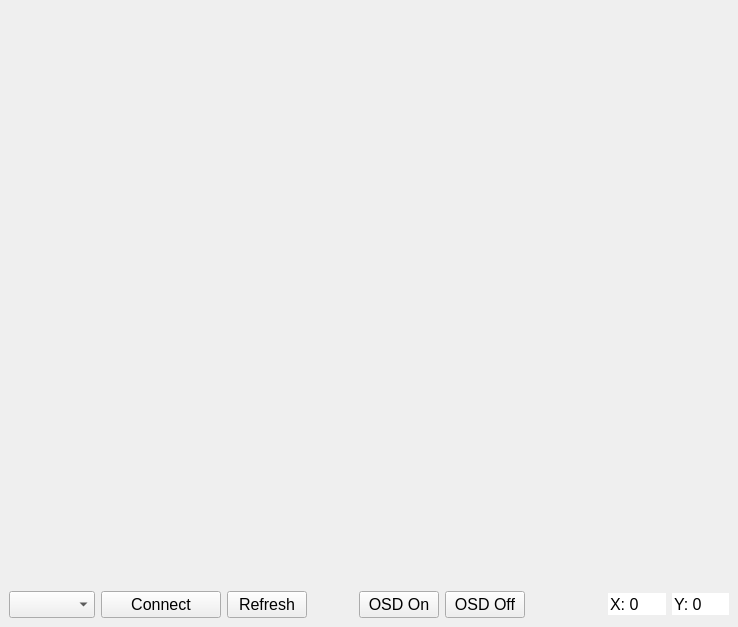
<?xml version="1.0" encoding="UTF-8"?>
<ui version="4.0">
 <class>MainWindow</class>
 <widget class="QMainWindow" name="MainWindow">
  <property name="geometry">
   <rect>
    <x>0</x>
    <y>0</y>
    <width>738</width>
    <height>627</height>
   </rect>
  </property>
  <property name="minimumSize">
   <size>
    <width>738</width>
    <height>627</height>
   </size>
  </property>
  <property name="maximumSize">
   <size>
    <width>738</width>
    <height>627</height>
   </size>
  </property>
  <property name="windowTitle">
   <string>MainWindow</string>
  </property>
  <widget class="QWidget" name="centralwidget">
   <layout class="QGridLayout" name="gridLayout">
    <item row="1" column="2">
     <widget class="QPushButton" name="pushButtonRefresh">
      <property name="font">
       <font>
        <pointsize>12</pointsize>
       </font>
      </property>
      <property name="text">
       <string>Refresh</string>
      </property>
     </widget>
    </item>
    <item row="1" column="0">
     <widget class="QComboBox" name="comboBoxSerialPortNames">
      <property name="font">
       <font>
        <pointsize>12</pointsize>
       </font>
      </property>
     </widget>
    </item>
    <item row="0" column="0" colspan="11">
     <widget class="QWidget" name="widgetRenderer" native="true">
      <property name="minimumSize">
       <size>
        <width>0</width>
        <height>0</height>
       </size>
      </property>
      <property name="maximumSize">
       <size>
        <width>16777215</width>
        <height>16777215</height>
       </size>
      </property>
      <property name="styleSheet">
       <string notr="true"/>
      </property>
     </widget>
    </item>
    <item row="1" column="9">
     <widget class="QSpinBox" name="spinBoxX_Error">
      <property name="font">
       <font>
        <pointsize>12</pointsize>
       </font>
      </property>
      <property name="frame">
       <bool>false</bool>
      </property>
      <property name="alignment">
       <set>Qt::AlignLeading|Qt::AlignLeft|Qt::AlignVCenter</set>
      </property>
      <property name="readOnly">
       <bool>true</bool>
      </property>
      <property name="buttonSymbols">
       <enum>QAbstractSpinBox::NoButtons</enum>
      </property>
      <property name="keyboardTracking">
       <bool>false</bool>
      </property>
      <property name="prefix">
       <string>X: </string>
      </property>
      <property name="minimum">
       <number>-360</number>
      </property>
      <property name="maximum">
       <number>360</number>
      </property>
     </widget>
    </item>
    <item row="1" column="4">
     <widget class="QPushButton" name="pushButtonOSD_On">
      <property name="font">
       <font>
        <pointsize>12</pointsize>
       </font>
      </property>
      <property name="text">
       <string>OSD On</string>
      </property>
     </widget>
    </item>
    <item row="1" column="1">
     <widget class="QPushButton" name="pushButtonConnect">
      <property name="minimumSize">
       <size>
        <width>120</width>
        <height>0</height>
       </size>
      </property>
      <property name="font">
       <font>
        <pointsize>12</pointsize>
       </font>
      </property>
      <property name="text">
       <string>Connect</string>
      </property>
      <property name="checkable">
       <bool>true</bool>
      </property>
     </widget>
    </item>
    <item row="1" column="6">
     <spacer name="horizontalSpacer">
      <property name="orientation">
       <enum>Qt::Horizontal</enum>
      </property>
      <property name="sizeHint" stdset="0">
       <size>
        <width>382</width>
        <height>20</height>
       </size>
      </property>
     </spacer>
    </item>
    <item row="1" column="3">
     <spacer name="horizontalSpacer_2">
      <property name="orientation">
       <enum>Qt::Horizontal</enum>
      </property>
      <property name="sizeHint" stdset="0">
       <size>
        <width>382</width>
        <height>20</height>
       </size>
      </property>
     </spacer>
    </item>
    <item row="1" column="7">
     <widget class="QLabel" name="labelTrackState">
      <property name="font">
       <font>
        <pointsize>12</pointsize>
       </font>
      </property>
      <property name="text">
       <string/>
      </property>
     </widget>
    </item>
    <item row="1" column="8">
     <spacer name="horizontalSpacer_3">
      <property name="orientation">
       <enum>Qt::Horizontal</enum>
      </property>
      <property name="sizeType">
       <enum>QSizePolicy::Fixed</enum>
      </property>
      <property name="sizeHint" stdset="0">
       <size>
        <width>10</width>
        <height>20</height>
       </size>
      </property>
     </spacer>
    </item>
    <item row="1" column="10">
     <widget class="QSpinBox" name="spinBoxY_Error">
      <property name="font">
       <font>
        <pointsize>12</pointsize>
       </font>
      </property>
      <property name="frame">
       <bool>false</bool>
      </property>
      <property name="alignment">
       <set>Qt::AlignLeading|Qt::AlignLeft|Qt::AlignVCenter</set>
      </property>
      <property name="readOnly">
       <bool>true</bool>
      </property>
      <property name="buttonSymbols">
       <enum>QAbstractSpinBox::NoButtons</enum>
      </property>
      <property name="keyboardTracking">
       <bool>false</bool>
      </property>
      <property name="prefix">
       <string>Y: </string>
      </property>
      <property name="minimum">
       <number>-288</number>
      </property>
      <property name="maximum">
       <number>288</number>
      </property>
     </widget>
    </item>
    <item row="1" column="5">
     <widget class="QPushButton" name="pushButtonOSD_Off">
      <property name="font">
       <font>
        <pointsize>12</pointsize>
       </font>
      </property>
      <property name="text">
       <string>OSD Off</string>
      </property>
     </widget>
    </item>
   </layout>
  </widget>
 </widget>
 <resources/>
 <connections/>
</ui>
